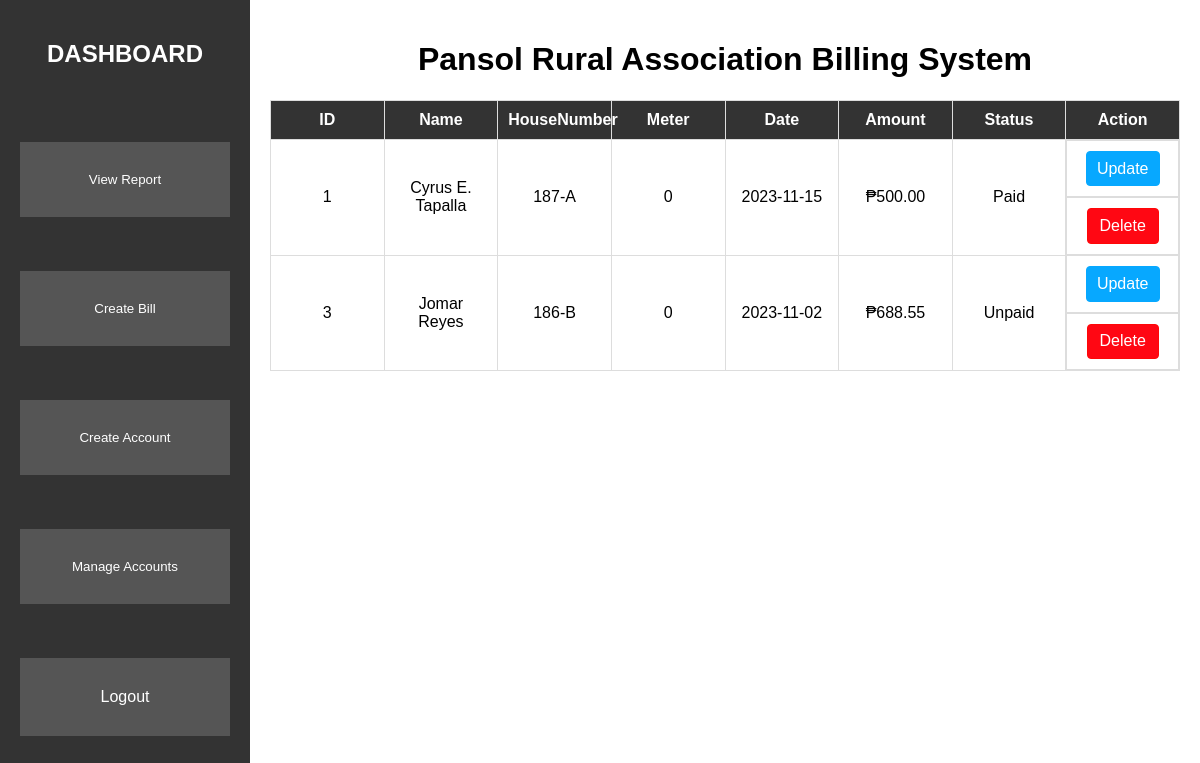
The app's page /WebSys/Dashboard.php (signed in), older data.
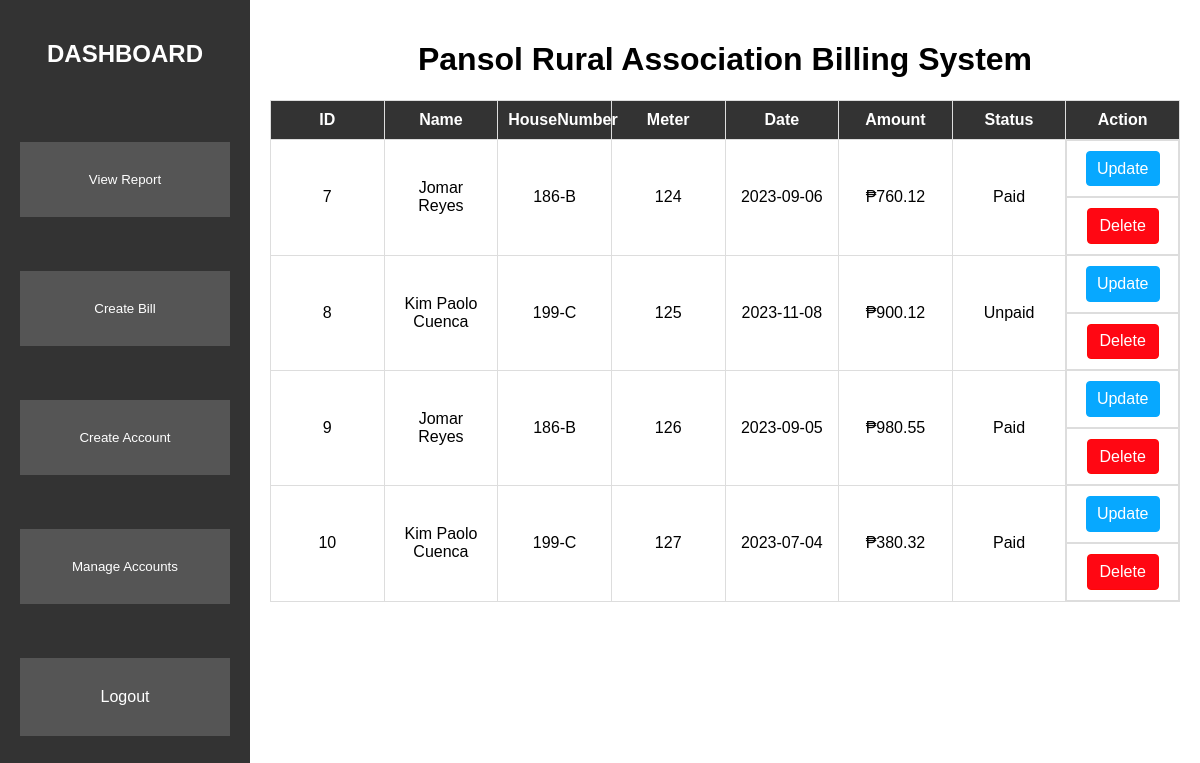
The same page, newer data.
### tables this page shows
CREATE TABLE IF NOT EXISTS `tbl_bill` (
  `BillID` int NOT NULL AUTO_INCREMENT,
  `UserID` int NOT NULL,
  `Date` date NOT NULL,
  `Meter` float NOT NULL,
  `Amount` float NOT NULL,
  `Status` varchar(20) NOT NULL,
  PRIMARY KEY (`BillID`),
  KEY `UserID_fk_Bill` (`UserID`)
);

CREATE TABLE IF NOT EXISTS `tbl_costumer` (
  `UserID` int NOT NULL AUTO_INCREMENT,
  `Name` varchar(100) NOT NULL,
  `HouseNumber` varchar(50) NOT NULL,
  `Sex` varchar(10) NOT NULL,
  `Email` varchar(100) NOT NULL,
  PRIMARY KEY (`UserID`)
);

### WebSys/php/billDisplay.php (called while the page is built, shortened)
<?php
require "./php/dbCon.php";
$sqlQuery = "CALL SP_DisplayBill();";
$result = $conn->query($sqlQuery);
$data = array();
while ($row = $result->fetch_assoc()) {
    $row['Amount'] = '₱' . number_format($row['Amount'], 2);
    $row['Meter'] = number_format($row['Meter']);
    $data[] = array(
        'BillID' => isset($row['BillID']) ? $row['BillID'] : '',
        'Name' => isset($row['Name']) ? $row['Name'] : '',
        'HouseNumber' => isset($row['HouseNumber']) ? $row['HouseNumber'] : '',
        'Meter' => isset($row['Meter']) ? $row['Meter'] : '',
        'Date' => isset($row['Date']) ? $row['Date'] : '',
        'Amount' => isset($row['Amount']) ? $row['Amount'] : '',
        'Status' => isset($row['Status']) ? $row['Status'] : '',
    );
}
?>

### WebSys/Dashboard.php (the view, shortened to what this page needs)
<?php require "./php/authenticateaccount.php" ?>
<!DOCTYPE html>
<html lang="en">
<head>
    <link rel="stylesheet" href="./css/dashboard.css">
    <link rel="stylesheet" href="./css/modal.css">
</head>
<body>
    <div id="sidebar">
        <h2>DASHBOARD</h2><br/><br/><br/>
        <button class='viewReport' id='viewReportButton'>View Report</button><br /><br/><br/>
        <button class='createBill' id='createBillButton'>Create Bill</button><br /><br/><br/>
        <button class='createAccount'>Create Account</button><br /><br/><br/>
        <button class='manageAccounts'>Manage Accounts</button><br /><br/><br/>
        <a href="./php/logoutAdmin.php" class='logout'>Logout</a><br /><br/><br/>
    </div>
    <?php
    require "./php/billDisplay.php";
    ?>
 <div id="content">
    <h1>Pansol Rural Association Billing System</h1>
    <table>
        <thead>
            <tr>
                <th>ID</th>
                <th>Name</th>
                <th>HouseNumber</th>
                <th>Meter</th>
                <th>Date</th>
                <th>Amount</th>
                <th>Status</th>
                <th>Action</th>
            </tr>
        </thead>
        <tbody>
            <?php
            foreach ($data as $row) {
                echo "<tr data-bill-id='" . $row['BillID'] . "'>";
                foreach ($row as $value) {
                    echo "<td>$value</td>";
                }
                echo "<td style='text-align: center; display: flex; gap: 4px;'>";
                echo       "<button id='mbtn' class='btn btn-primary turned-button'>Update</button>";
                echo    "</td>";
                echo "<td style='text-align: center; display: flex; gap: 4px;'>";
                echo    "<button class='delete-button' data-bill-id='" . $row['BillID'] . "'>Delete</button>";
                echo  "</td>";
            }
            ?>
        </tbody>
    </table>
 </div>
</body>
</html>

### WebSys/css/dashboard.css (style rules this page uses)
body { font-family: Arial, sans-serif; margin: 0; padding: 0; display: flex; }
#sidebar { height: 100vh; width: 250px; background-color: #333; color: white; padding: 20px; box-sizing: border-box; display: flex; flex-direction: column; }
#content { flex: 1; padding: 20px; position: relative; }
table { border-collapse: collapse; width: 100%; margin-bottom: 20px; border: 1px solid #ddd; table-layout: fixed; }
h1, h2 { text-align: center; }
th, td { border: 1px solid #ddd; padding: 10px; text-align: center; }
th { background-color: #333; color: white; }
.viewReport, .createBill, .createAccount, .manageAccounts { padding: 30px; background-color: #555; color: white; text-decoration: none; border: none; cursor: pointer; text-align: center; }
.logout { margin-top: auto; padding: 30px; background-color: #555; color: white; text-decoration: none; border: none; cursor: pointer; text-align: center; }

### WebSys/css/modal.css (style rules this page uses)
.btn, .delete-button { display: inline-block; font-weight: 400; text-align: center; white-space: nowrap; vertical-align: middle; -webkit-user-select: none; -moz-user-select: none; -ms-user-select: none; user-select: none; border: 1px solid transparent; padding: .300rem .75rem; font-size: 1rem; line-height: 1.5; border-radius: .25rem; transition: color .15s ease-in-out,background-color .15s ease-in-out,border-color .15s ease-in-out,box-shadow .15s ease-in-out; cursor: pointer; }
.btn-primary { padding: .300rem .65rem; color: #fff; background-color: #07a8ff; border-color: #07a8ff; display: block; margin: 0 auto; }
.delete-button { color: #fff; background-color: rgb(255, 7, 19); border-color: #ff0707; display: block; margin: 0 auto; }
h2 { text-align: center; }

Row changes from the older to the newer data that the page shows:
removed tbl_bill: BillID "1", UserID.Name "Cyrus E. Tapalla", UserID.HouseNumber "187-A", value "0", Date "2023-11-15", value "₱500.00", Status "Paid"
removed tbl_bill: BillID "3", UserID.Name "Jomar Reyes", UserID.HouseNumber "186-B", value "0", Date "2023-11-02", value "₱688.55", Status "Unpaid"
added tbl_bill: BillID "7", UserID.Name "Jomar Reyes", UserID.HouseNumber "186-B", Meter "124", Date "2023-09-06", value "₱760.12", Status "Paid"
added tbl_bill: BillID "8", UserID.Name "Kim Paolo Cuenca", UserID.HouseNumber "199-C", Meter "125", Date "2023-11-08", value "₱900.12", Status "Unpaid"
added tbl_bill: BillID "9", UserID.Name "Jomar Reyes", UserID.HouseNumber "186-B", Meter "126", Date "2023-09-05", value "₱980.55", Status "Paid"
added tbl_bill: BillID "10", UserID.Name "Kim Paolo Cuenca", UserID.HouseNumber "199-C", Meter "127", Date "2023-07-04", value "₱380.32", Status "Paid"
